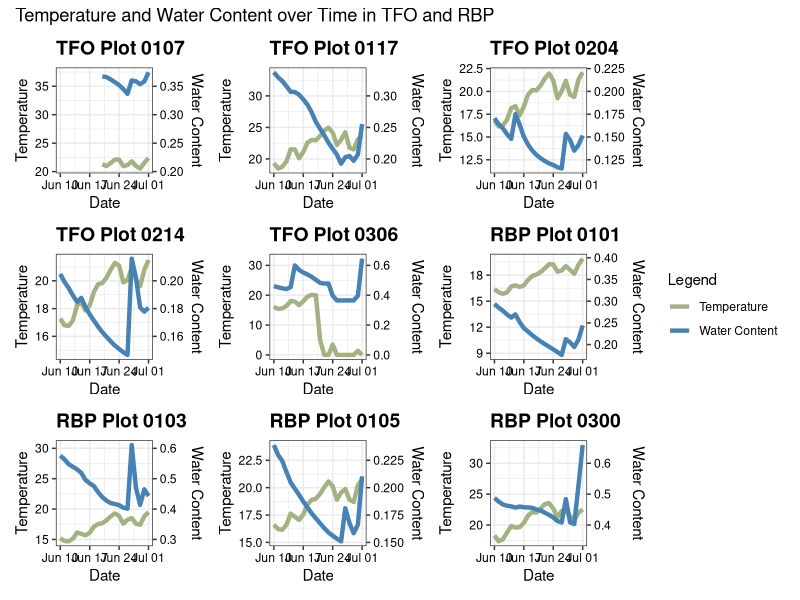

Generate this figure with R:
# Import of tidyverse, and excel reader

library(tidyverse)
library(patchwork)

# Creates a data frame of the excel containing the earthworm data

# Soil_Data <- read_excel("Worm Soil Data_v8Jul24.excel")

Soil_Data <- read_csv("Worm Soil Data_v8Jul24.csv")


# Fixes dates of data to be just Month/Day/Year

Soil_Data$Date <- lubridate::mdy_hm(Soil_Data$Date) 

Soil_Data <- Soil_Data |> 
  mutate(Date = format(Date, "%m-%d-%Y"))

# Group and averages the dates together

Soil_Data_Clean <- Soil_Data |> 
  select(-`Line#`) |> 
  group_by(Date) |> 
  summarise(across(everything(), mean, na.rm = TRUE))

Soil_Data_Clean$Date <- lubridate::mdy(Soil_Data_Clean$Date) 

# Dual axis scatter line plot for each plot. Also a key to allow the creation of a legend.
key <- c("Temperature" = "#a2b283", "Water Content" = "steelblue")

Plot_0107 <- ggplot(Soil_Data_Clean, aes(x=Date, y=`Temperature TFO 0107`, group = 1)) +
  labs(title = "TFO Plot 0107",
       color = "Legend") +
  theme_bw() +
  theme(
    plot.title = element_text(face = "bold", size = 14),
    axis.text = element_text(color = "black")
  ) +
  geom_line(aes(color = "Temperature"), size = 1.5) + 
  geom_line(aes(y=`Water Content TFO 0107`*100, group = 1, color = "Water Content"), size = 1.5) +
  scale_y_continuous(
    
    # Features of the first axis
    name = "Temperature",
    
    # Add a second axis and specify its features
    sec.axis = sec_axis(trans = ~./100, name="Water Content")
  ) +
  scale_color_manual(values = key)

Plot_0117 <- ggplot(Soil_Data_Clean, aes(x=Date, y=`Temperature TFO 0117`, group = 1)) +
  labs(title = "TFO Plot 0117",
       color = "Legend") +
  theme_bw() +
  theme(
    plot.title = element_text(face = "bold", size = 14),
    axis.text = element_text(color = "black")
  ) +
  geom_line(aes(color = "Temperature"), size = 1.5) + 
  geom_line(aes(y=`Water Content TFO 0117`*100, group = 1, color = "Water Content"), size = 1.5) +
  scale_y_continuous(
    
    # Features of the first axis
    name = "Temperature",
    
    # Add a second axis and specify its features
    sec.axis = sec_axis(trans = ~./100, name="Water Content")
  ) +
  scale_color_manual(values = key)


Plot_0204 <- ggplot(Soil_Data_Clean, aes(x=Date, y=`Temperature TFO 0204`, group = 1)) +
  labs(title = "TFO Plot 0204",
       color = "Legend") +
  theme_bw() +
  theme(
    plot.title = element_text(face = "bold", size = 14),
    axis.text = element_text(color = "black")
  ) +
  geom_line(aes(color = "Temperature"), size = 1.5) + 
  geom_line(aes(y=`Water Content TFO 0204`*100, group = 1, color = "Water Content"), size = 1.5) +
  scale_y_continuous(
    
    # Features of the first axis
    name = "Temperature",
    
    # Add a second axis and specify its features
    sec.axis = sec_axis(trans = ~./100, name="Water Content")
  ) +
 scale_color_manual(values = key)

Plot_0214 <- ggplot(Soil_Data_Clean, aes(x=Date, y=`Temperature TFO 0214`, group = 1)) +
  labs(title = "TFO Plot 0214",
       color = "Legend") +
  theme_bw() +
  theme(
    plot.title = element_text(face = "bold", size = 14),
    axis.text = element_text(color = "black")
  ) +
  geom_line(aes(color = "Temperature"), size = 1.5) + 
  geom_line(aes(y=`Water Content TFO 0214`*100, group = 1, color = "Water Content"), size = 1.5) +
  scale_y_continuous(
    
    # Features of the first axis
    name = "Temperature",
    
    # Add a second axis and specify its features
    sec.axis = sec_axis(trans = ~./100, name="Water Content")
  ) +
  scale_color_manual(values = key)

Plot_0306 <- ggplot(Soil_Data_Clean, aes(x=Date, y=`Temperature TFO 0306`, group = 1)) +
  labs(title = "TFO Plot 0306",
       color = "Legend") +
  theme_bw() +
  theme(
    plot.title = element_text(face = "bold", size = 14),
    axis.text = element_text(color = "black")
  ) +
  geom_line(aes(color = "Temperature"), size = 1.5) + 
  geom_line(aes(y=`Water Content TFO 0306`*50, group = 1, color = "Water Content"), size = 1.5) +
  scale_y_continuous(
    
    # Features of the first axis
    name = "Temperature",
    
    # Add a second axis and specify its features
    sec.axis = sec_axis(trans = ~./50, name="Water Content")
  ) +
  scale_color_manual(values = key)

Plot_0101 <- ggplot(Soil_Data_Clean, aes(x=Date, y=`Temperature RBP 0101`, group = 1)) +
  labs(title = "RBP Plot 0101",
       color = "Legend") +
  theme_bw() +
  theme(
    plot.title = element_text(face = "bold", size = 14),
    axis.text = element_text(color = "black")
  ) +
  geom_line(aes(color = "Temperature"), size = 1.5) + 
  geom_line(aes(y=`Water Content RBP 0101`*50, group = 1, color = "Water Content"), size = 1.5) +
  scale_y_continuous(
    
    # Features of the first axis
    name = "Temperature",
    
    # Add a second axis and specify its features
    sec.axis = sec_axis(trans = ~./50, name="Water Content")
  ) +
  scale_color_manual(values = key)


Plot_0103 <- ggplot(Soil_Data_Clean, aes(x=Date, y=`Temperature RBP 0103`, group = 1)) +
  labs(title = "RBP Plot 0103",
       color = "Legend") +
  theme_bw() +
  theme(
    plot.title = element_text(face = "bold", size = 14),
    axis.text = element_text(color = "black")
  ) +
  geom_line(aes(color = "Temperature"), size = 1.5) + 
  geom_line(aes(y=`Water Content RBP 0103`*50, group = 1, color = "Water Content"), size = 1.5) +
  scale_y_continuous(
    
    # Features of the first axis
    name = "Temperature",
    
    # Add a second axis and specify its features
    sec.axis = sec_axis(trans = ~./50, name="Water Content")
  ) +
  scale_color_manual(values = key)


Plot_0105 <- ggplot(Soil_Data_Clean, aes(x=Date, y=`Temperature RBP 0105`, group = 1)) +
  labs(title = "RBP Plot 0105",
       color = "Legend") +
  theme_bw() +
  theme(
    plot.title = element_text(face = "bold", size = 14),
    axis.text = element_text(color = "black")
  ) +
  geom_line(aes(color = "Temperature"), size = 1.5) + 
  geom_line(aes(y=`Water Content RBP 0105`*100, group = 1, color = "Water Content"), size = 1.5) +
  scale_y_continuous(
    
    # Features of the first axis
    name = "Temperature",
    
    # Add a second axis and specify its features
    sec.axis = sec_axis(trans = ~./100, name="Water Content")
  ) +
  scale_color_manual(values = key)


Plot_0300 <- ggplot(Soil_Data_Clean, aes(x=Date, y=`Temperature RBP 0300`, group = 1)) +
  labs(title = "RBP Plot 0300",
       color = "Legend") +
  theme_bw() +
  theme(
    plot.title = element_text(face = "bold", size = 14),
    axis.text = element_text(color = "black")
  ) +
  geom_line(aes(color = "Temperature"), size = 1.5) + 
  geom_line(aes(y=`Water Content RBP 0300`*50, group = 1, color = "Water Content"), size = 1.5) +
  scale_y_continuous(
    
    # Features of the first axis
    name = "Temperature",
    
    # Add a second axis and specify its features
    sec.axis = sec_axis(trans = ~./50, name="Water Content")
  ) +
  scale_color_manual(values = key)


# Time to practice my patchwork skills

Soil_Sensor_Plots <- Plot_0107 + Plot_0117 + Plot_0204 + Plot_0214 + Plot_0306 + Plot_0101 + Plot_0103 + Plot_0105 + Plot_0300

Soil_Sensor_Plots + plot_annotation(
  title = "Temperature and Water Content over Time in TFO and RBP"
  ) + 
  plot_layout(guides = "collect")

